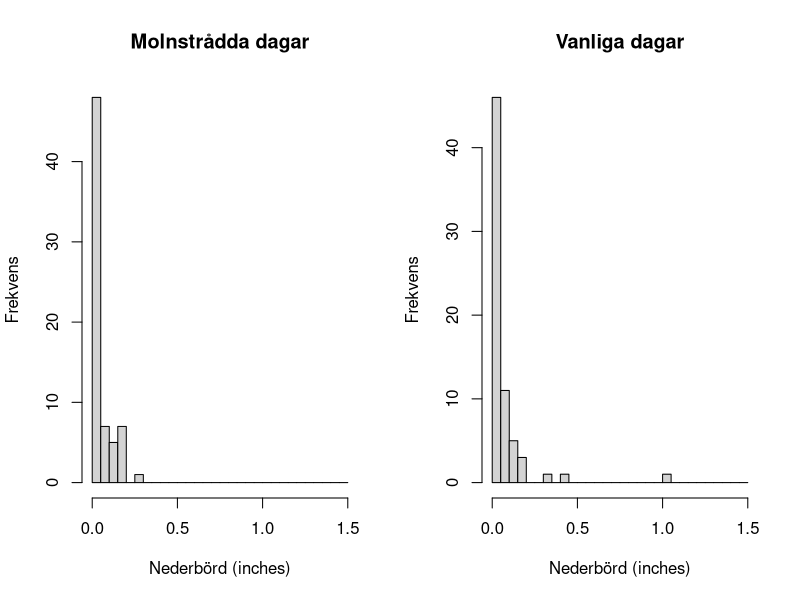
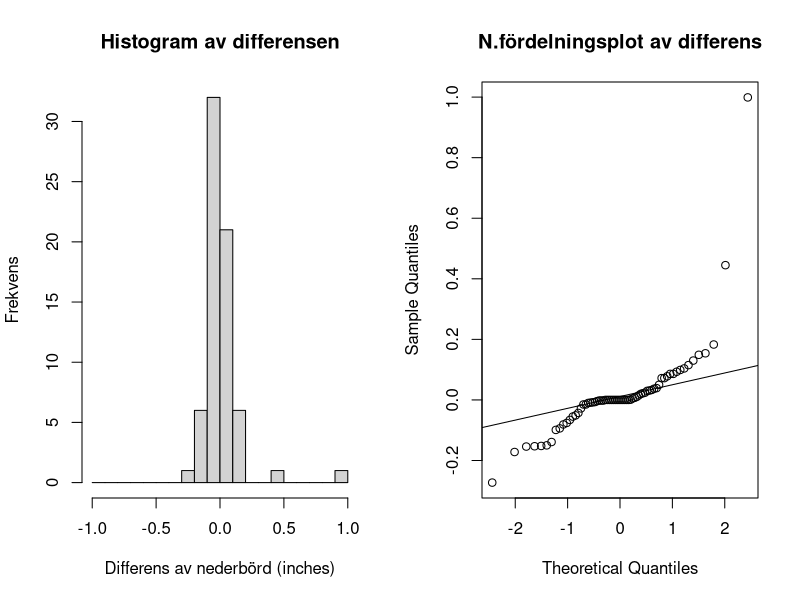
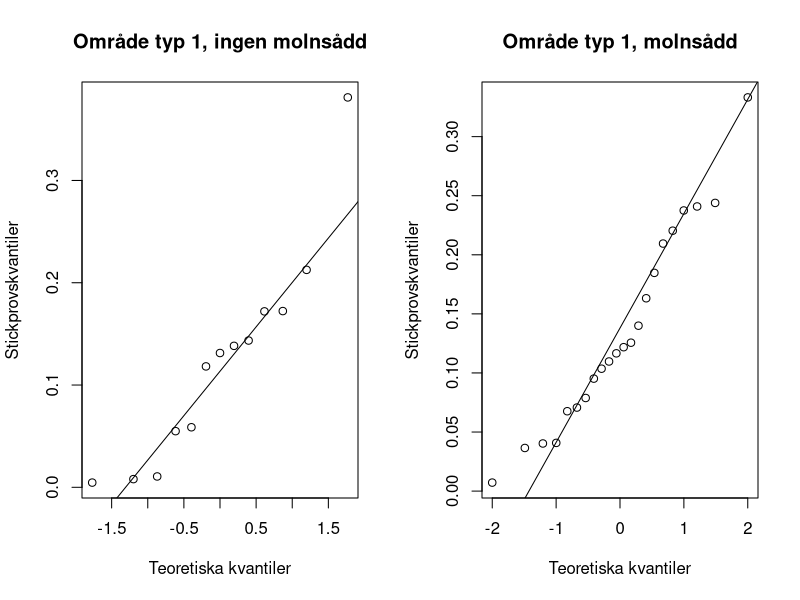
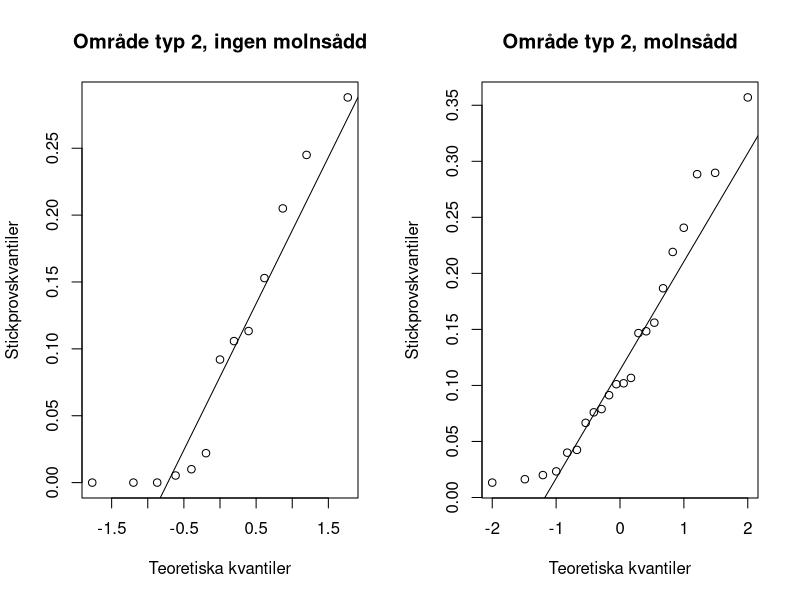
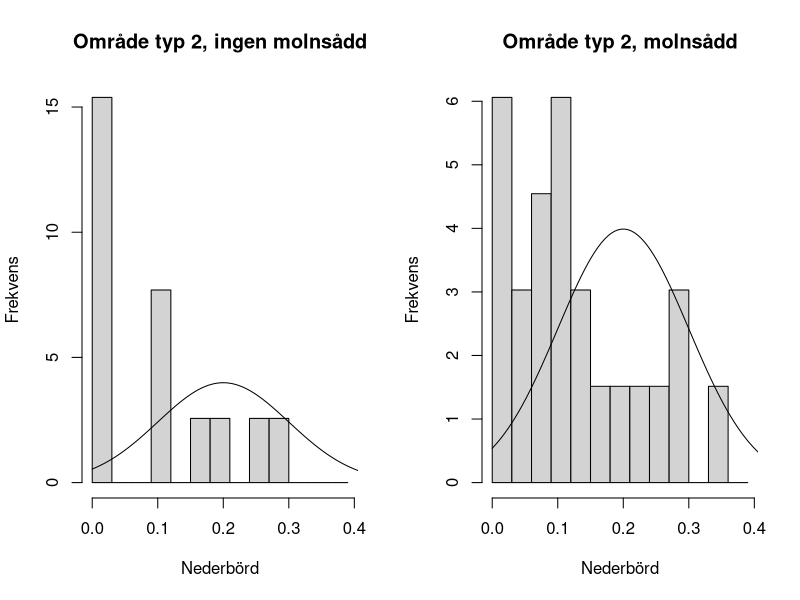

Reproduce these figures in R, in order.
## ---- chunk 1
arizona <- read.csv("arizona.csv", header = FALSE)
year <- arizona$V1 
seed <- arizona$V2  
nonseed <- arizona$V3
difference <- nonseed - seed
## ---- chunk 2
old_par <-par(mfrow = c(1,2))
hist(seed, breaks = seq(from = 0, to = 1.5, by = 0.05), xlab = "Nederbörd (inches)",
     ylab = "Frekvens", main = "Molnstrådda dagar")

hist(nonseed, breaks = seq(from = 0, to = 1.5, by = 0.05),
     xlab = "Nederbörd (inches)",
     ylab = "Frekvens",
     main = "Vanliga dagar")
## ---- chunk 3
old_par <- par(mfrow = c(1,2))

hist(difference, breaks = seq(from = -1, to = 1, by = 0.1),
     main = "Histogram av differensen",
     xlab = "Differens av nederbörd (inches)",
     ylab = "Frekvens")

qqnorm(difference, main = "N.fördelningsplot av differens")
qqline(difference)
## ---- chunk 4
wilcox.test(difference, 
            alternative = c("two.sided"), # Mer säkerhet är bättre än mindre. 
                                          # Man kan tänka sig att molnstössel är
                                          # kostsamt att implementera.
            mu = 0, 
            conf.int = TRUE, 
            conf.level = 0.95)
## ---- chunk 5
oregon <- read.csv("oregon.csv", header = FALSE) # Läser in fil

trial <- oregon$V1 # 1 anger att molnsådd inte genomfördes, 2 anger att molnsådd genomfördes
typ1 <- oregon$V2 # Nederbörd i områden av typ 1 (stora områden i vindriktningen)
typ2 <- oregon$V3 # Nederbörd i områden av typ 2 (områden särskilt känsliga för molnsådd)

## ---- chunk 6
nonseed_typ1 <- typ1[trial == 1] # Område av typ 1 (stora områden i vindriktningen), dagar då molnsådd INTE genomfördes
seed_typ1 <- typ1[trial == 2] # Område av typ 1 (stora områden i vindriktningen), dagar då molnsådd genomfördes

nonseed_typ2 <- typ2[trial == 1] # Område av typ 2 (särskilt känsliga områden), dagar då molnsådd INTE genomfördes
seed_typ2 <- typ2[trial == 2] # Område av typ 2 (särskilt känsliga områden), dagar då molnsådd genomfördes
## ---- chunk 7
old_par <- par(mfrow = c(1,2))

qqnorm(nonseed_typ1,
       main = "Område typ 1, ingen molnsådd",
       xlab = "Teoretiska kvantiler",
       ylab = "Stickprovskvantiler")
qqline(nonseed_typ1)

qqnorm(seed_typ1,
       main = "Område typ 1, molnsådd",
       xlab = "Teoretiska kvantiler",
       ylab = "Stickprovskvantiler")
qqline(seed_typ1)
## ---- chunk 8
old_par <- par(mfrow = c(1,2))

qqnorm(nonseed_typ2,
       main = "Område typ 2, ingen molnsådd",
       xlab = "Teoretiska kvantiler",
       ylab = "Stickprovskvantiler")
qqline(nonseed_typ2)

qqnorm(seed_typ2,
       main = "Område typ 2, molnsådd",
       xlab = "Teoretiska kvantiler",
       ylab = "Stickprovskvantiler")
qqline(seed_typ2)
## ---- chunk 9
old_par <- par(mfrow = c(1,2))

hist(nonseed_typ2, breaks = seq(from=0, to=0.4, by=0.03),
     main = "Område typ 2, ingen molnsådd",
     xlab = "Nederbörd",
     ylab = "Frekvens",
     prob = TRUE)
x <-  seq(from = 0, to = 0.5, length.out = 100)
lines(x, dnorm(x,0.2,0.1))

hist(seed_typ2, breaks = seq(from=0, to=0.4, by=0.03),
     main = "Område typ 2, molnsådd",
     xlab = "Nederbörd",
     ylab = "Frekvens",
     prob = TRUE)
x <-  seq(from = 0, to = 0.5, length.out = 100)
lines(x, dnorm(x,0.2,0.1))
## ---- chunk 10
t.test(nonseed_typ1, seed_typ1, alternative = "two.sided", mu = 0, conf.level = 0.95)
## ---- chunk 11
wilcox.test(nonseed_typ2, seed_typ2, 
            alternative = c("two.sided"),
            mu = 0, 
            conf.int = TRUE, 
            conf.level = 0.95)
## ---- chunk 12
t.test(nonseed_typ2, seed_typ2, alternative = "two.sided", mu = 0, conf.level = 0.95)
